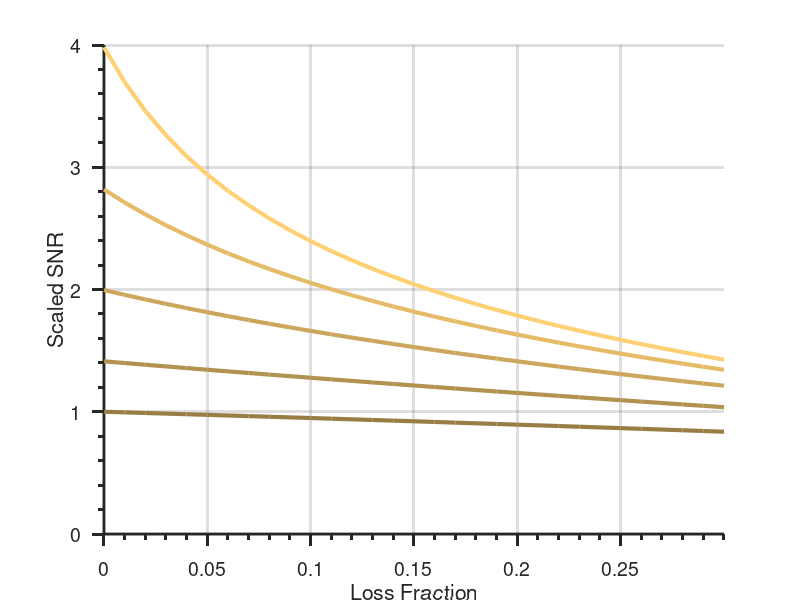

Source code (MATLAB): (Note: this script raises an error after producing the figure.)
% make a plot showing losses vs SNR for various squeezings
function squeezeplot()

exportplot = 1;

L = 0:.01:.3;

db2fac = @(db) 10^(-db/10);

dbs = [12,9,6,3,0];
S = arrayfun(db2fac,dbs);

clear SNR
for jj = 1:length(S)
    for kk = 1:length(L)
        SNR(jj,kk) = sqrt(1 ./ ( S(jj) + L(kk) ./ ( 1 - L(kk) ) ));
    end
end

convertcolor = @(color) hex2dec(reshape(color,2,3)')'/255;
brightcolor = 'ffd073';

colorlist = kron(convertcolor(brightcolor),((length(S):-1:1).'/length(S))/2+.5);

figure(1)
set(gca,'ColorOrder',colorlist)
hold on
plot(L,SNR,'LineWidth',3)
if exportplot
    set(gcf,'Visible','Off')
end

xlim([min(L) max(L)])
ylim([0 round(max(max(SNR)))])

set(gca,'FontSize',14)
%set(gca,'FontWeight','bold')
%set( gca                       , ...
%    'FontName'   , 'Helvetica' );
set(gcf,'color','white')
set(gca, ...
  'Box'         , 'off'     , ...
  'TickDir'     , 'out'     , ...
  'TickLength'  , [.02 .02] , ...
  'XMinorTick'  , 'on'      , ...
  'YMinorTick'  , 'on'      )
%title('SNR compared to no squeezing vs losses')
ylabel('Scaled SNR')
xlabel('Loss Fraction')
grid on
set(gca,'LineWidth',2)

legstring = ' dB';
h = legend(cellfun(@(s) strcat(s,legstring),split(' ',num2str(dbs)), ...
               'UniformOutput',0));
v = get(h,'title');
set(v,'string','Squeezing Level');

if exportplot
    set(gcf,'Visible','Off')
    export_fig('squeezeplot.pdf','-painters')
end

end